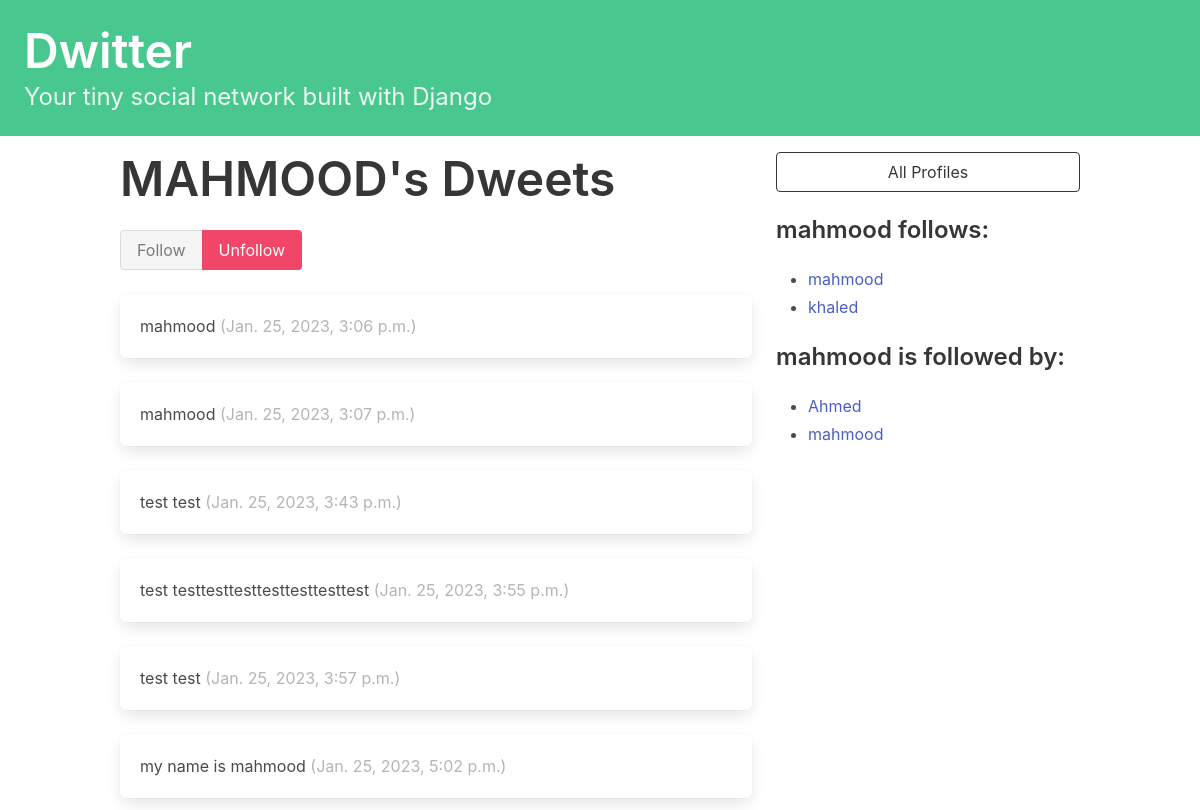
Screenshot of /profile/1 (signed in) with the database file from the repository.
### dwitter/models.py (models this page shows, shortened)
class Profile(models.Model):
    user = models.OneToOneField(User, on_delete=models.CASCADE)
    follows = models.ManyToManyField(
        "self",
        related_name="followed_by",
        symmetrical=False,
        blank=True
    )
    def __str__(self):
        return self.user.username

class Dwitts (models.Model):
    user = models.ForeignKey(User, related_name="dweets", on_delete=models.DO_NOTHING )
    body = models.CharField(max_length=140)
    created_at = models.DateTimeField(auto_now_add=True)

### dwitter/views.py (the view, shortened to what this page needs)
# urls.py: path("profile/<int:pk>", profile, name="profile"),
def profile(request, pk):
    if not hasattr(request.user, 'profile'):
        missing_profile = Profile(user=request.user)
        missing_profile.save()
    profile = Profile.objects.get(pk=pk)
    return render(request, "dwitter/profile.html", {"profile": profile})

### dwitter/templates/dwitter/profile.html (shortened to what this page needs)
{% extends 'base.html' %}
{% block content %}
<div class="column">
    <div class="block">
        <h1 class="title is-1">
            {{profile.user.username|upper}}'s Dweets
        </h1>
    </div>
    <form method="post">
        <div class="buttons has-addons">
            {% if profile in user.profile.follows.all %}
            <button class="button is-success is-static">Follow</button>
            <button class="button is-danger" name="follow" value="unfollow">
                Unfollow
            </button>
            {% else %}
            <button class="button is-success" name="follow" value="follow">
                Follow
            </button>
            <button class="button is-danger is-static">Unfollow</button>
            {% endif %}
        </div>
    </form>
    <br>
    <div class="content">
        {% for dweet in profile.user.dweets.all %}
        <div class="box">
            {{ dweet.body }}
            <span class="is-small has-text-grey-light">
                ({{ dweet.created_at }})
            </span>
        </div>
        {% endfor %}
    </div>
</div>
<div class="column is-one-third">
    <div class="block">
        <a href="{% url 'dwitter:profile_list' %}">
            <button class="button is-dark is-outlined is-fullwidth">
                All Profiles
            </button>
        </a>
    </div>
    <div class="block">
        <h3 class="title is-4">
            {{profile.user.username}} follows:
        </h3>
        <div class="content">
            <ul>
                {% for following in profile.follows.all %}
                <li>
                    <a href="{% url 'dwitter:profile' following.id %}">
                        {{ following }}
                    </a>
                </li>
                {% endfor %}
            </ul>
        </div>
    </div>
    <div class="block">
        <h3 class="title is-4">
            {{profile.user.username}} is followed by:
        </h3>
        <div class="content">
            <ul>
                {% for follower in profile.followed_by.all %}
                <li>
                    <a href="{% url 'dwitter:profile' follower.id %}">
                        {{ follower }}
                    </a>
                </li>
                {% endfor %}
            </ul>
        </div>
    </div>
</div>
{% endblock content %}

### rows the page displays
Profile: user.username "MAHMOOD", user.username "mahmood"
Dwitts: body "mahmood", created_at "Jan. 25, 2023, 3:06 p.m."
Dwitts: body "mahmood", created_at "Jan. 25, 2023, 3:07 p.m."
Dwitts: body "test test", created_at "Jan. 25, 2023, 3:43 p.m."
Dwitts: body "test testtesttesttesttesttesttest", created_at "Jan. 25, 2023, 3:55 p.m."
Dwitts: body "test test", created_at "Jan. 25, 2023, 3:57 p.m."
Dwitts: body "my name is mahmood", created_at "Jan. 25, 2023, 5:02 p.m."
Profile: user.username "khaled"
Profile: user.username "Ahmed"
